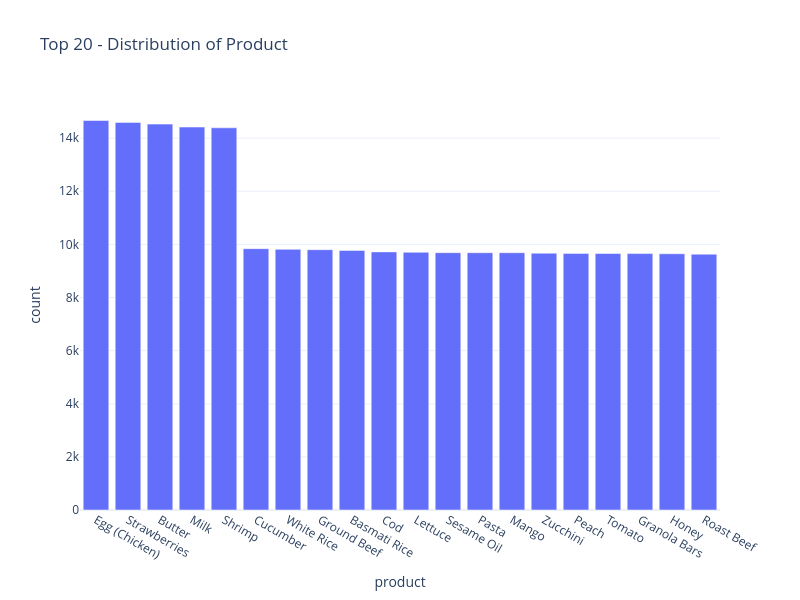
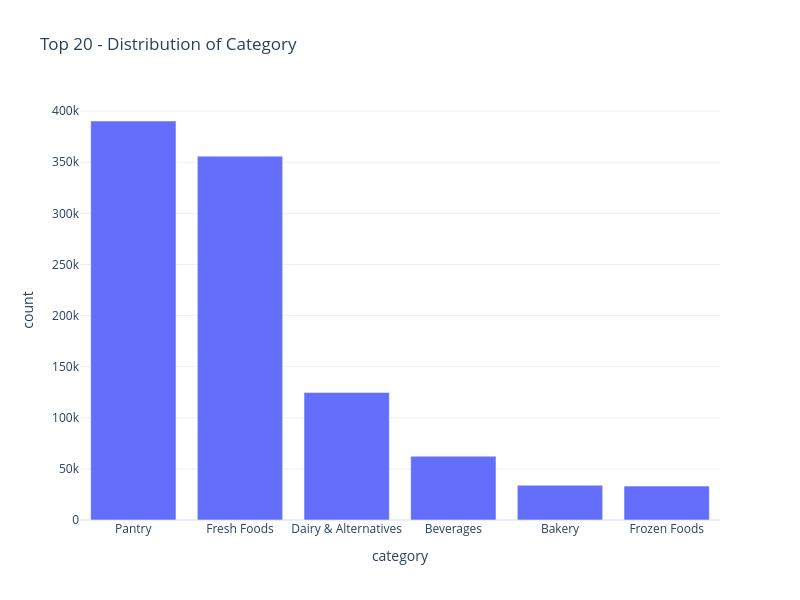
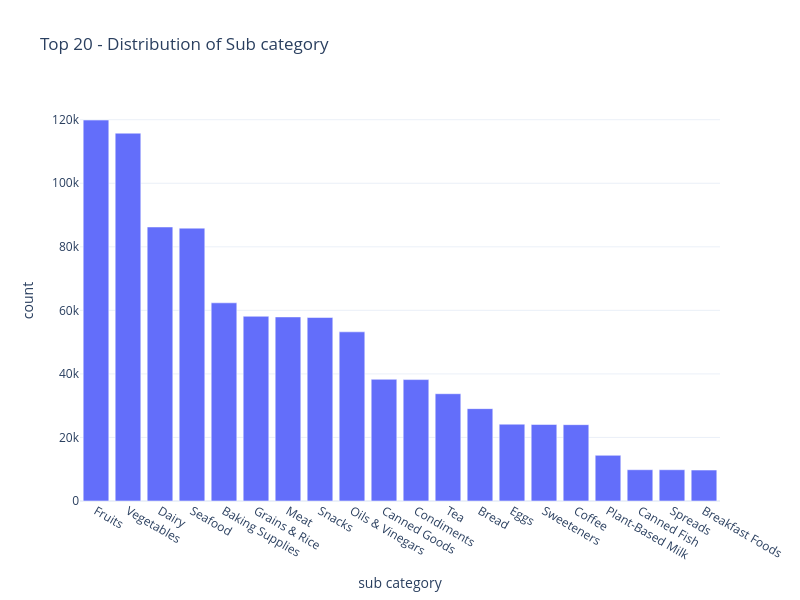
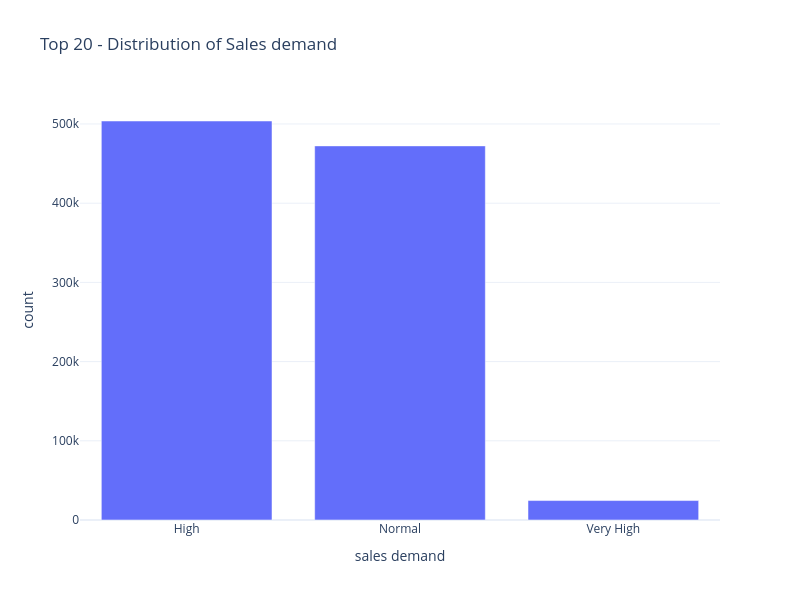

Notebook cell for these charts, in order:
### Markdown cell above
### Distribution of Categorical Variables

### Code cell
cat_cols = (
    df_eda.select(
        cs.categorical() & ~cs.by_name("product_id", "supplier_id")
    ).columns
)

for col in cat_cols:
    # Format column name
    ren_col = col.replace("_", " ").capitalize()
    
    counts_df = df_eda[col].value_counts(sort=True).head(20)

    fig = px.bar(
        counts_df,
        x= col,
        y="count",
        title=f'Top 20 - Distribution of {ren_col}',
        labels={col: f"{col.replace("_", " ")}"}
    )
    
    fig.show()

### Figure 1 — Plotly figure (JSON) as saved in the notebook; plotly's stock layout.template omitted (floating-point values rounded to 4 significant figures)
{"data": [{"hovertemplate": "product=%{x}<br>count=%{y}<extra></extra>", "legendgroup": "", "marker": {"color": "#636efa", "pattern": {"shape": ""}}, "name": "", "orientation": "v", "showlegend": false, "textposition": "auto", "type": "bar", "x": ["Egg (Chicken)", "Strawberries", "Butter", "Milk", "Shrimp", "Cucumber", "White Rice", "Ground Beef", "Basmati Rice", "Cod", "Lettuce", "Sesame Oil", "Pasta", "Mango", "Zucchini", "Peach", "Tomato", "Granola Bars", "Honey", "Roast Beef"], "xaxis": "x", "y": [14665, 14594, 14529, 14418, 14390, 9840, 9815, 9802, 9773, 9718, 9702, 9688, 9687, 9687, 9669, 9662, 9657, 9655, 9648, 9632], "yaxis": "y"}], "layout": {"barmode": "relative", "height": 600, "legend": {"tracegroupgap": 0}, "title": {"text": "Top 20 - Distribution of Product"}, "width": 800, "xaxis": {"anchor": "y", "domain": [0, 1], "title": {"text": "product"}}, "yaxis": {"anchor": "x", "domain": [0, 1], "title": {"text": "count"}}}}

### Figure 2 — Plotly figure (JSON) as saved in the notebook; plotly's stock layout.template omitted (floating-point values rounded to 4 significant figures)
{"data": [{"hovertemplate": "category=%{x}<br>count=%{y}<extra></extra>", "legendgroup": "", "marker": {"color": "#636efa", "pattern": {"shape": ""}}, "name": "", "orientation": "v", "showlegend": false, "textposition": "auto", "type": "bar", "x": ["Pantry", "Fresh Foods", "Dairy & Alternatives", "Beverages", "Bakery", "Frozen Foods"], "xaxis": "x", "y": [390362, 355988, 124793, 62432, 33934, 33149], "yaxis": "y"}], "layout": {"barmode": "relative", "height": 600, "legend": {"tracegroupgap": 0}, "title": {"text": "Top 20 - Distribution of Category"}, "width": 800, "xaxis": {"anchor": "y", "domain": [0, 1], "title": {"text": "category"}}, "yaxis": {"anchor": "x", "domain": [0, 1], "title": {"text": "count"}}}}

### Figure 3 — Plotly figure (JSON) as saved in the notebook; plotly's stock layout.template omitted (floating-point values rounded to 4 significant figures)
{"data": [{"hovertemplate": "sub category=%{x}<br>count=%{y}<extra></extra>", "legendgroup": "", "marker": {"color": "#636efa", "pattern": {"shape": ""}}, "name": "", "orientation": "v", "showlegend": false, "textposition": "auto", "type": "bar", "x": ["Fruits", "Vegetables", "Dairy", "Seafood", "Baking Supplies", "Grains & Rice", "Meat", "Snacks", "Oils & Vinegars", "Canned Goods", "Condiments", "Tea", "Bread", "Eggs", "Sweeteners", "Coffee", "Plant-Based Milk", "Canned Fish", "Spreads", "Breakfast Foods"], "xaxis": "x", "y": [119900, 115761, 86243, 85878, 62374, 58139, 57933, 57744, 53242, 38306, 38217, 33764, 29071, 24177, 24087, 24026, 14373, 9842, 9840, 9746], "yaxis": "y"}], "layout": {"barmode": "relative", "height": 600, "legend": {"tracegroupgap": 0}, "title": {"text": "Top 20 - Distribution of Sub category"}, "width": 800, "xaxis": {"anchor": "y", "domain": [0, 1], "title": {"text": "sub category"}}, "yaxis": {"anchor": "x", "domain": [0, 1], "title": {"text": "count"}}}}

### Figure 4 — Plotly figure (JSON) as saved in the notebook; plotly's stock layout.template omitted (floating-point values rounded to 4 significant figures)
{"data": [{"hovertemplate": "sales demand=%{x}<br>count=%{y}<extra></extra>", "legendgroup": "", "marker": {"color": "#636efa", "pattern": {"shape": ""}}, "name": "", "orientation": "v", "showlegend": false, "textposition": "auto", "type": "bar", "x": ["High", "Normal", "Very High"], "xaxis": "x", "y": [503766, 472342, 24550], "yaxis": "y"}], "layout": {"barmode": "relative", "height": 600, "legend": {"tracegroupgap": 0}, "title": {"text": "Top 20 - Distribution of Sales demand"}, "width": 800, "xaxis": {"anchor": "y", "domain": [0, 1], "title": {"text": "sales demand"}}, "yaxis": {"anchor": "x", "domain": [0, 1], "title": {"text": "count"}}}}
